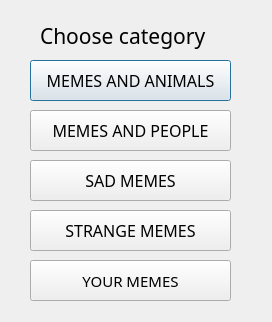
<?xml version="1.0" encoding="UTF-8"?>
<ui version="4.0">
 <class>ChooseCategory</class>
 <widget class="QDialog" name="ChooseCategory">
  <property name="geometry">
   <rect>
    <x>0</x>
    <y>0</y>
    <width>272</width>
    <height>322</height>
   </rect>
  </property>
  <property name="windowTitle">
   <string/>
  </property>
  <property name="windowIcon">
   <iconset>
    <normaloff>../../../../../build-CourseWork-Desktop_Qt_5_6_0_MinGW_32bit-Debug/smile_icon.bmp</normaloff>../../../../../build-CourseWork-Desktop_Qt_5_6_0_MinGW_32bit-Debug/smile_icon.bmp</iconset>
  </property>
  <widget class="QLabel" name="label">
   <property name="geometry">
    <rect>
     <x>40</x>
     <y>10</y>
     <width>211</width>
     <height>51</height>
    </rect>
   </property>
   <property name="font">
    <font>
     <family>Century Gothic</family>
     <pointsize>16</pointsize>
     <weight>50</weight>
     <bold>false</bold>
    </font>
   </property>
   <property name="text">
    <string>Choose category</string>
   </property>
  </widget>
  <widget class="QPushButton" name="pushButton">
   <property name="geometry">
    <rect>
     <x>30</x>
     <y>60</y>
     <width>201</width>
     <height>41</height>
    </rect>
   </property>
   <property name="font">
    <font>
     <family>Century Gothic</family>
     <pointsize>12</pointsize>
    </font>
   </property>
   <property name="text">
    <string>MEMES AND ANIMALS</string>
   </property>
  </widget>
  <widget class="QPushButton" name="pushButton_2">
   <property name="geometry">
    <rect>
     <x>30</x>
     <y>110</y>
     <width>201</width>
     <height>41</height>
    </rect>
   </property>
   <property name="font">
    <font>
     <family>Century Gothic</family>
     <pointsize>12</pointsize>
    </font>
   </property>
   <property name="text">
    <string>MEMES AND PEOPLE</string>
   </property>
  </widget>
  <widget class="QPushButton" name="pushButton_3">
   <property name="geometry">
    <rect>
     <x>30</x>
     <y>160</y>
     <width>201</width>
     <height>41</height>
    </rect>
   </property>
   <property name="font">
    <font>
     <family>Century Gothic</family>
     <pointsize>12</pointsize>
    </font>
   </property>
   <property name="text">
    <string>SAD MEMES</string>
   </property>
  </widget>
  <widget class="QPushButton" name="pushButton_4">
   <property name="geometry">
    <rect>
     <x>30</x>
     <y>210</y>
     <width>201</width>
     <height>41</height>
    </rect>
   </property>
   <property name="font">
    <font>
     <family>Century Gothic</family>
     <pointsize>12</pointsize>
    </font>
   </property>
   <property name="text">
    <string>STRANGE MEMES</string>
   </property>
  </widget>
  <widget class="QPushButton" name="pushButton_5">
   <property name="geometry">
    <rect>
     <x>30</x>
     <y>260</y>
     <width>201</width>
     <height>41</height>
    </rect>
   </property>
   <property name="font">
    <font>
     <family>Century Gothic</family>
     <pointsize>11</pointsize>
    </font>
   </property>
   <property name="text">
    <string>YOUR MEMES</string>
   </property>
  </widget>
 </widget>
 <resources/>
 <connections/>
</ui>
